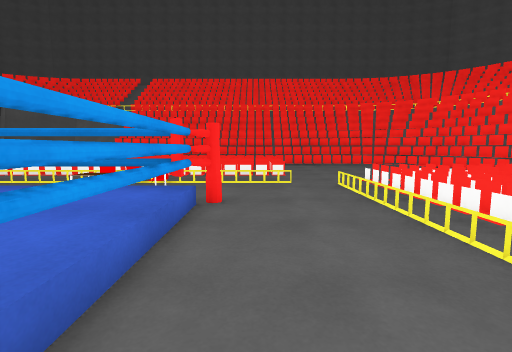
[1] (above)

24 first-person views from a walk through a Unity game level. The camera is 1.2 m above the floor, tilts 6° down and sees 85° across. The floor is counted in squares, 1 m on a side. Each view is taken from the middle of a square. On the plan, view 1 faces up. The plan holds only what a view shows up to about 13 squares ahead; the rest is blank. The place goes on beyond the plan. The player character is not drawn. Surface patterns are stand-ins for the level's own textures.

[2]
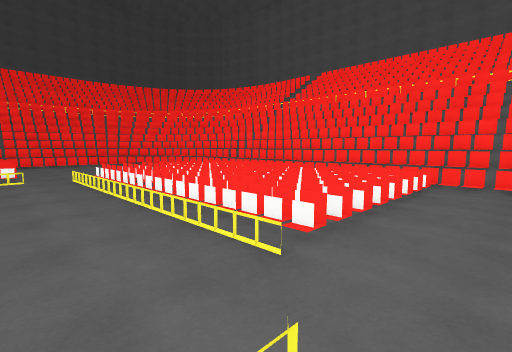

[3]
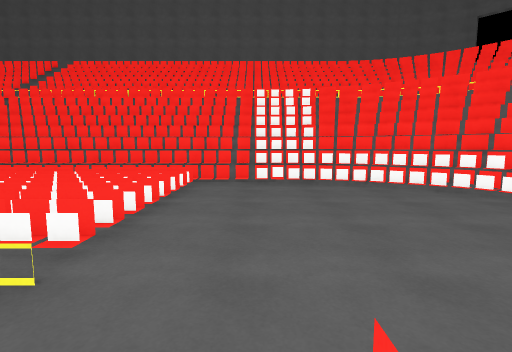

[4]
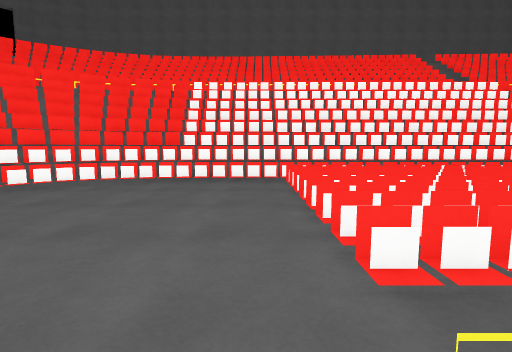

[5]
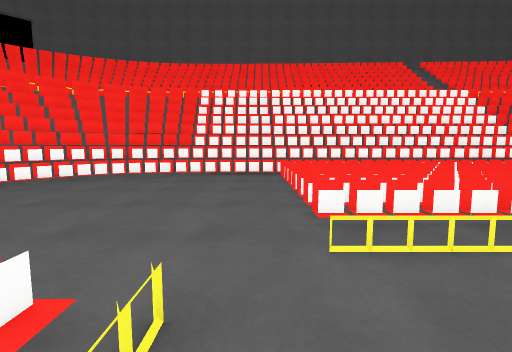

[6]
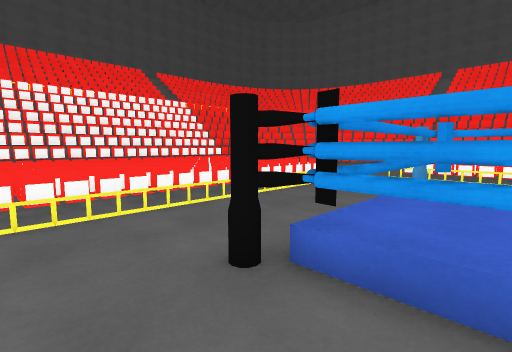

[7]
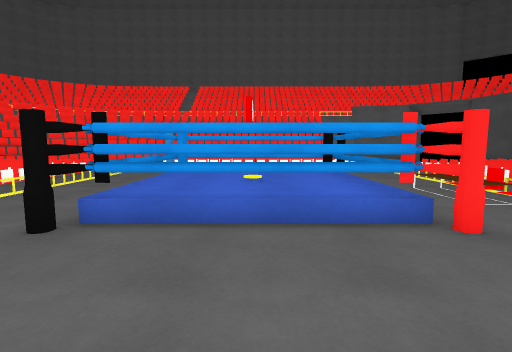

[8]
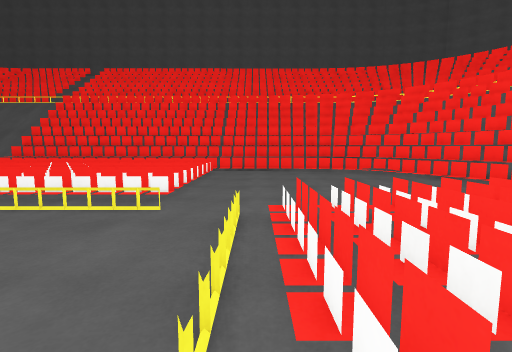

[9]
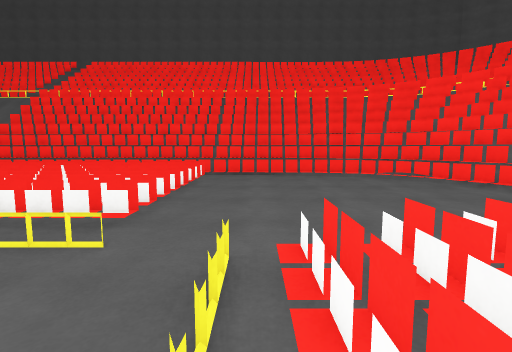

[10]
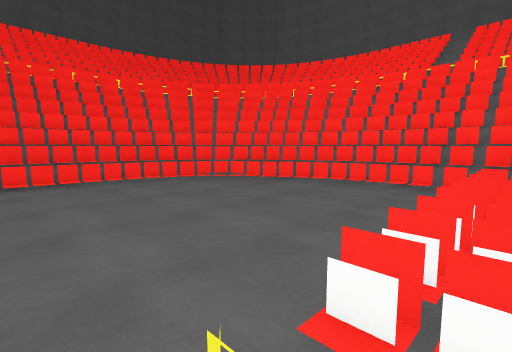

[11]
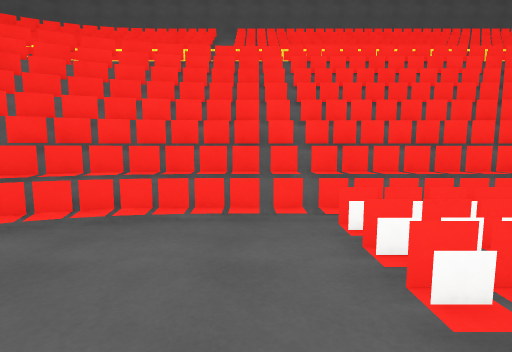

[12]
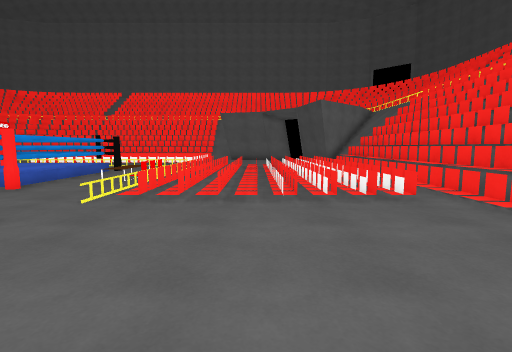

[13]
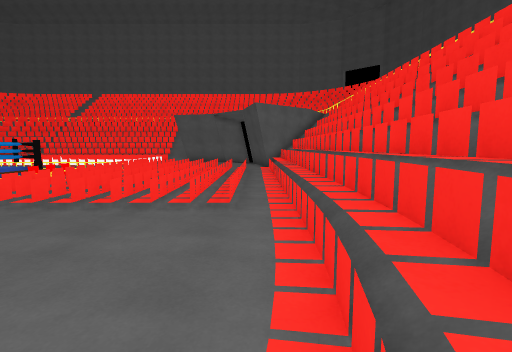

[14]
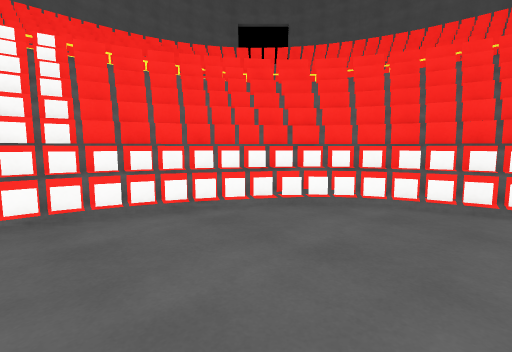

[15]
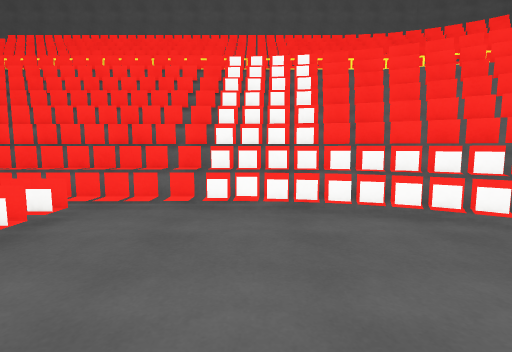

[16]
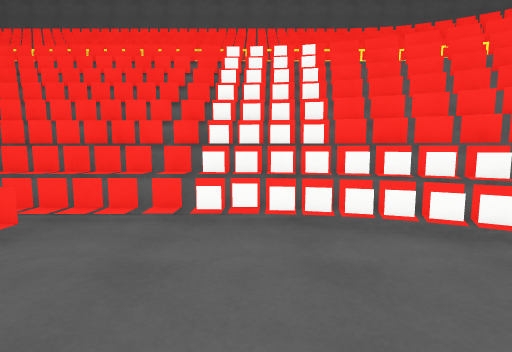

[17]
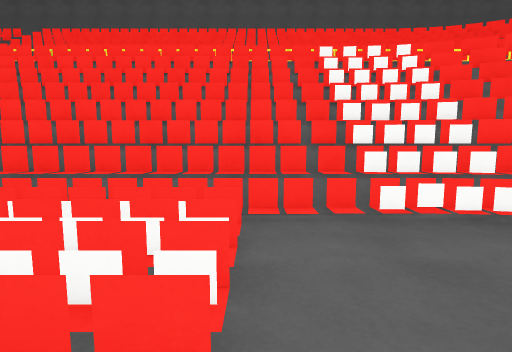

[18]
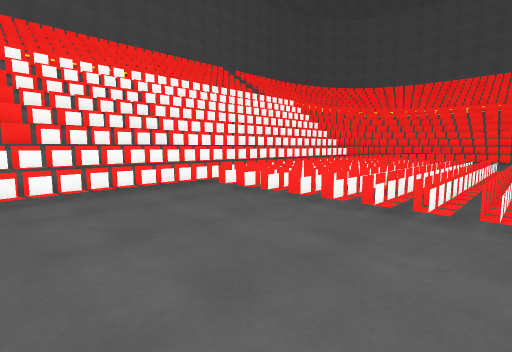

[19]
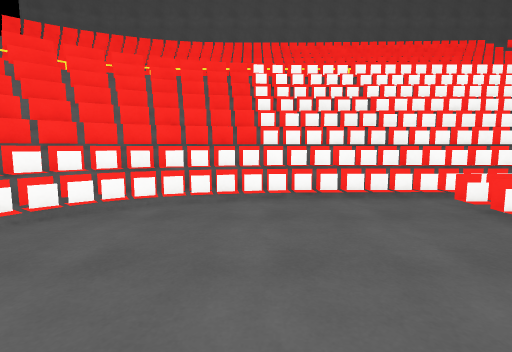

[20]
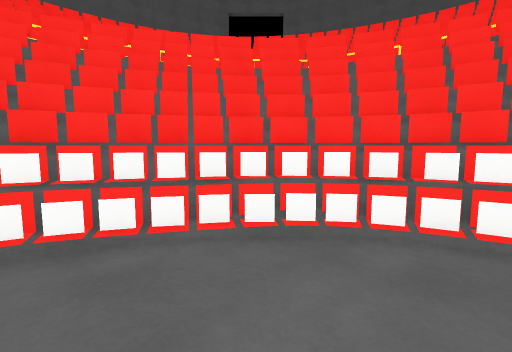

[21]
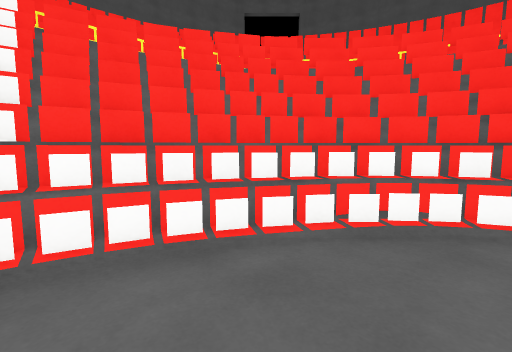

[22]
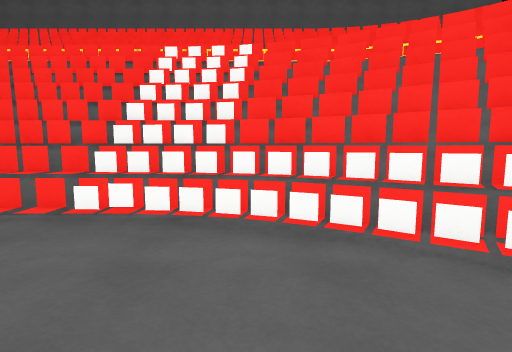

[23]
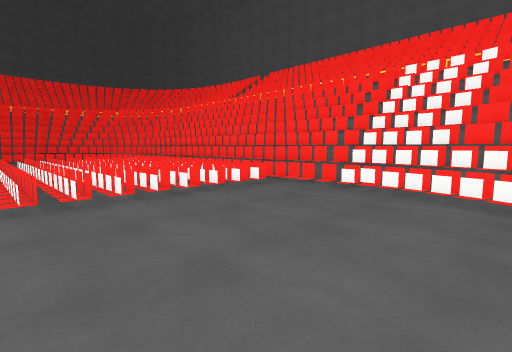

[24]
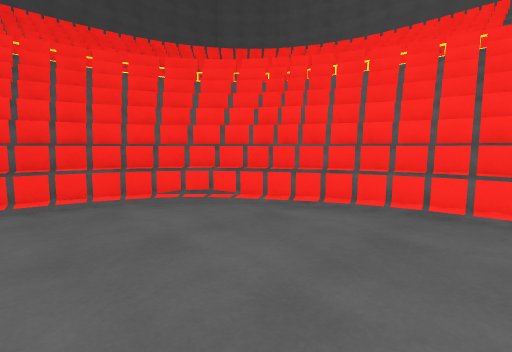

### Floor plan
Key: @ floor where view 1 was taken; # wall or solid block; x gap in a wall; . main floor; : floor 0.25 m higher than the main floor; + floor 0.5 m higher than the main floor; * floor 2.5 m higher than the main floor; % floor 3 m higher than the main floor; & floor 3.5 m higher than the main floor; $ floor 4 m higher than the main floor; / step, stairs or slope; = window, fence, low wall or low ledge; ^ raised ledge; v drop or lower ground; O other object.
Columns run from 6 left of view 1 to 21 right of it. Each row starts with its distance up from view 1.
 19 =======/####===#v==#//
 18 =/==/==/====/=#^#vv#//   =
 17 ........../////=##v==/   #
 16 ////////......//=##vx//  =
 15 ========......./###v==$  #
 14 ========........===v==$   ==
 13  ::::://........//=#==$   ==
 12 ========......../###vv$
 11 #######/......../=##vv$
 10 ========.........=##%&$
  9 .===...../=.======##*&$
  8 ./++...../=======###v&$  =
  7 ........./==== ===#=v&$  #
  6 OOOOOO.../=====  ###v&$  #
  5 O    O.../=======###v&$
  4      O.../========#=v&$
  3      O.../=======###v&$
  2      O.../=======###v&$
  1      O.../========#=v&$
  0 OOOOOO@../=======###v&$
 -1 ........./=======###v&$  =
 -2 ........./==..=.==#=v&$  #
 -3 .................=##*&$  #
 -4 ////////.........=##%&$  =
 -5 ########......../=##vv$  #
 -6 ========......../=##vv$ O##
 -7    ::://......../==#vv$ O=#
 -8 ========........=#=v==$  ##
 -9 ========......./=##v==$  ##
-10 ////////......//=##v=/$  =#
-11       ..../////==##==/  =##
-12 ==/==/=/==#=/=####v#//  =##
-13 ##=##=##==##====#==#//   =#
-14 ###############vv=#//   ###
-15    *%%##%*v##vvvx#//   =##
-16      &&&&&&=====///     ##
-17         $$$$###$     =
-18                     =##
-19                   =
-20               //=##
-21               /===
-22             // #=
-23             ///
-24              //

Positions as (right, up) in squares from view 1, and headings:
1: (0, 0), facing up
2: (0, -4), facing up-right
3: (0, -4), facing right
4: (2, -2), facing down
5: (2, 0), facing down
6: (1, 2), facing down-left
7: (3, 3), facing left
8: (3, 4), facing up
9: (3, 6), facing up
10: (2, 8), facing up-right
11: (6, 10), facing right
12: (7, 13), facing left
13: (7, 17), facing left
14: (5, -5), facing down-right
15: (5, -5), facing right
16: (6, -5), facing right
17: (6, -2), facing right
18: (6, -4), facing down-left
19: (5, -5), facing down
20: (6, -7), facing down-right
21: (7, -6), facing down-right
22: (6, -7), facing right
23: (3, -8), facing up-right
24: (5, 11), facing up-right
